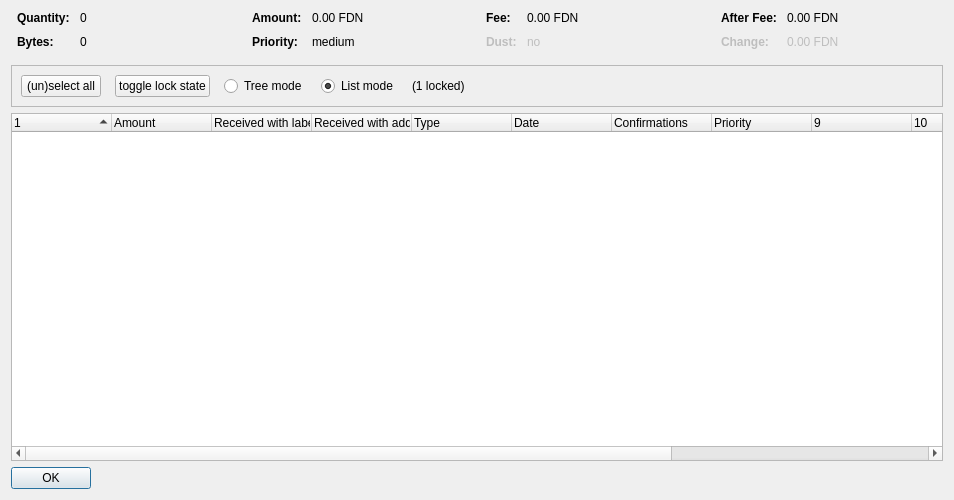
<?xml version="1.0" encoding="UTF-8"?>
<ui version="4.0">
 <class>CoinControlDialog</class>
 <widget class="QDialog" name="CoinControlDialog">
  <property name="geometry">
   <rect>
    <x>0</x>
    <y>0</y>
    <width>954</width>
    <height>500</height>
   </rect>
  </property>
  <property name="windowTitle">
   <string>Coin Selection</string>
  </property>
  <layout class="QVBoxLayout" name="verticalLayout">
   <item>
    <layout class="QHBoxLayout" name="horizontalLayoutTop" stretch="0,0,0,0">
     <property name="topMargin">
      <number>0</number>
     </property>
     <property name="bottomMargin">
      <number>10</number>
     </property>
     <item>
      <layout class="QFormLayout" name="formLayoutCoinControl1">
       <property name="horizontalSpacing">
        <number>10</number>
       </property>
       <property name="verticalSpacing">
        <number>10</number>
       </property>
       <property name="leftMargin">
        <number>6</number>
       </property>
       <property name="rightMargin">
        <number>6</number>
       </property>
       <item row="0" column="0">
        <widget class="QLabel" name="labelCoinControlQuantityText">
         <property name="font">
          <font>
           <weight>75</weight>
           <bold>true</bold>
          </font>
         </property>
         <property name="text">
          <string>Quantity:</string>
         </property>
        </widget>
       </item>
       <item row="0" column="1">
        <widget class="QLabel" name="labelCoinControlQuantity">
         <property name="cursor">
          <cursorShape>IBeamCursor</cursorShape>
         </property>
         <property name="contextMenuPolicy">
          <enum>Qt::ActionsContextMenu</enum>
         </property>
         <property name="text">
          <string notr="true">0</string>
         </property>
         <property name="textInteractionFlags">
          <set>Qt::LinksAccessibleByMouse|Qt::TextSelectableByKeyboard|Qt::TextSelectableByMouse</set>
         </property>
        </widget>
       </item>
       <item row="1" column="0">
        <widget class="QLabel" name="labelCoinControlBytesText">
         <property name="font">
          <font>
           <weight>75</weight>
           <bold>true</bold>
          </font>
         </property>
         <property name="text">
          <string>Bytes:</string>
         </property>
        </widget>
       </item>
       <item row="1" column="1">
        <widget class="QLabel" name="labelCoinControlBytes">
         <property name="cursor">
          <cursorShape>IBeamCursor</cursorShape>
         </property>
         <property name="contextMenuPolicy">
          <enum>Qt::ActionsContextMenu</enum>
         </property>
         <property name="text">
          <string notr="true">0</string>
         </property>
         <property name="textInteractionFlags">
          <set>Qt::LinksAccessibleByMouse|Qt::TextSelectableByKeyboard|Qt::TextSelectableByMouse</set>
         </property>
        </widget>
       </item>
      </layout>
     </item>
     <item>
      <layout class="QFormLayout" name="formLayoutCoinControl2">
       <property name="horizontalSpacing">
        <number>10</number>
       </property>
       <property name="verticalSpacing">
        <number>10</number>
       </property>
       <property name="leftMargin">
        <number>6</number>
       </property>
       <property name="rightMargin">
        <number>6</number>
       </property>
       <item row="0" column="0">
        <widget class="QLabel" name="labelCoinControlAmountText">
         <property name="font">
          <font>
           <weight>75</weight>
           <bold>true</bold>
          </font>
         </property>
         <property name="text">
          <string>Amount:</string>
         </property>
        </widget>
       </item>
       <item row="0" column="1">
        <widget class="QLabel" name="labelCoinControlAmount">
         <property name="cursor">
          <cursorShape>IBeamCursor</cursorShape>
         </property>
         <property name="contextMenuPolicy">
          <enum>Qt::ActionsContextMenu</enum>
         </property>
         <property name="text">
          <string notr="true">0.00 FDN</string>
         </property>
         <property name="textInteractionFlags">
          <set>Qt::LinksAccessibleByMouse|Qt::TextSelectableByKeyboard|Qt::TextSelectableByMouse</set>
         </property>
        </widget>
       </item>
       <item row="1" column="0">
        <widget class="QLabel" name="labelCoinControlPriorityText">
         <property name="font">
          <font>
           <weight>75</weight>
           <bold>true</bold>
          </font>
         </property>
         <property name="text">
          <string>Priority:</string>
         </property>
        </widget>
       </item>
       <item row="1" column="1">
        <widget class="QLabel" name="labelCoinControlPriority">
         <property name="cursor">
          <cursorShape>IBeamCursor</cursorShape>
         </property>
         <property name="contextMenuPolicy">
          <enum>Qt::ActionsContextMenu</enum>
         </property>
         <property name="text">
          <string>medium</string>
         </property>
         <property name="textInteractionFlags">
          <set>Qt::LinksAccessibleByMouse|Qt::TextSelectableByKeyboard|Qt::TextSelectableByMouse</set>
         </property>
        </widget>
       </item>
      </layout>
     </item>
     <item>
      <layout class="QFormLayout" name="formLayoutCoinControl3">
       <property name="horizontalSpacing">
        <number>10</number>
       </property>
       <property name="verticalSpacing">
        <number>10</number>
       </property>
       <property name="leftMargin">
        <number>6</number>
       </property>
       <property name="rightMargin">
        <number>6</number>
       </property>
       <item row="0" column="0">
        <widget class="QLabel" name="labelCoinControlFeeText">
         <property name="font">
          <font>
           <weight>75</weight>
           <bold>true</bold>
          </font>
         </property>
         <property name="text">
          <string>Fee:</string>
         </property>
        </widget>
       </item>
       <item row="0" column="1">
        <widget class="QLabel" name="labelCoinControlFee">
         <property name="cursor">
          <cursorShape>IBeamCursor</cursorShape>
         </property>
         <property name="contextMenuPolicy">
          <enum>Qt::ActionsContextMenu</enum>
         </property>
         <property name="text">
          <string notr="true">0.00 FDN</string>
         </property>
         <property name="textInteractionFlags">
          <set>Qt::LinksAccessibleByMouse|Qt::TextSelectableByKeyboard|Qt::TextSelectableByMouse</set>
         </property>
        </widget>
       </item>
       <item row="1" column="0">
        <widget class="QLabel" name="labelCoinControlLowOutputText">
         <property name="enabled">
          <bool>false</bool>
         </property>
         <property name="font">
          <font>
           <weight>75</weight>
           <bold>true</bold>
          </font>
         </property>
         <property name="text">
          <string>Dust:</string>
         </property>
        </widget>
       </item>
       <item row="1" column="1">
        <widget class="QLabel" name="labelCoinControlLowOutput">
         <property name="enabled">
          <bool>false</bool>
         </property>
         <property name="cursor">
          <cursorShape>IBeamCursor</cursorShape>
         </property>
         <property name="contextMenuPolicy">
          <enum>Qt::ActionsContextMenu</enum>
         </property>
         <property name="text">
          <string>no</string>
         </property>
         <property name="textInteractionFlags">
          <set>Qt::LinksAccessibleByMouse|Qt::TextSelectableByKeyboard|Qt::TextSelectableByMouse</set>
         </property>
        </widget>
       </item>
      </layout>
     </item>
     <item>
      <layout class="QFormLayout" name="formLayoutCoinControl4">
       <property name="horizontalSpacing">
        <number>10</number>
       </property>
       <property name="verticalSpacing">
        <number>10</number>
       </property>
       <property name="leftMargin">
        <number>6</number>
       </property>
       <property name="rightMargin">
        <number>6</number>
       </property>
       <item row="0" column="0">
        <widget class="QLabel" name="labelCoinControlAfterFeeText">
         <property name="font">
          <font>
           <weight>75</weight>
           <bold>true</bold>
          </font>
         </property>
         <property name="text">
          <string>After Fee:</string>
         </property>
        </widget>
       </item>
       <item row="0" column="1">
        <widget class="QLabel" name="labelCoinControlAfterFee">
         <property name="cursor">
          <cursorShape>IBeamCursor</cursorShape>
         </property>
         <property name="contextMenuPolicy">
          <enum>Qt::ActionsContextMenu</enum>
         </property>
         <property name="text">
          <string notr="true">0.00 FDN</string>
         </property>
         <property name="textInteractionFlags">
          <set>Qt::LinksAccessibleByMouse|Qt::TextSelectableByKeyboard|Qt::TextSelectableByMouse</set>
         </property>
        </widget>
       </item>
       <item row="1" column="0">
        <widget class="QLabel" name="labelCoinControlChangeText">
         <property name="enabled">
          <bool>false</bool>
         </property>
         <property name="font">
          <font>
           <weight>75</weight>
           <bold>true</bold>
          </font>
         </property>
         <property name="text">
          <string>Change:</string>
         </property>
        </widget>
       </item>
       <item row="1" column="1">
        <widget class="QLabel" name="labelCoinControlChange">
         <property name="enabled">
          <bool>false</bool>
         </property>
         <property name="cursor">
          <cursorShape>IBeamCursor</cursorShape>
         </property>
         <property name="contextMenuPolicy">
          <enum>Qt::ActionsContextMenu</enum>
         </property>
         <property name="text">
          <string notr="true">0.00 FDN</string>
         </property>
         <property name="textInteractionFlags">
          <set>Qt::LinksAccessibleByMouse|Qt::TextSelectableByKeyboard|Qt::TextSelectableByMouse</set>
         </property>
        </widget>
       </item>
      </layout>
     </item>
    </layout>
   </item>
   <item>
    <widget class="QFrame" name="frame">
     <property name="minimumSize">
      <size>
       <width>0</width>
       <height>40</height>
      </size>
     </property>
     <property name="frameShape">
      <enum>QFrame::StyledPanel</enum>
     </property>
     <property name="frameShadow">
      <enum>QFrame::Sunken</enum>
     </property>
     <layout class="QHBoxLayout" name="horizontalLayout">
      <item>
       <layout class="QHBoxLayout" name="horizontalLayoutPanel" stretch="0,0,0,0,0,0">
        <property name="spacing">
         <number>14</number>
        </property>
        <item>
         <widget class="QPushButton" name="pushButtonSelectAll">
          <property name="sizePolicy">
           <sizepolicy hsizetype="Maximum" vsizetype="Fixed">
            <horstretch>0</horstretch>
            <verstretch>0</verstretch>
           </sizepolicy>
          </property>
          <property name="text">
           <string>(un)select all</string>
          </property>
          <property name="autoDefault">
           <bool>false</bool>
          </property>
         </widget>
        </item>
        <item>
         <widget class="QPushButton" name="pushButtonToggleLock">
          <property name="sizePolicy">
           <sizepolicy hsizetype="Maximum" vsizetype="Fixed">
            <horstretch>0</horstretch>
            <verstretch>0</verstretch>
           </sizepolicy>
          </property>
          <property name="text">
           <string>toggle lock state</string>
          </property>
          <property name="autoDefault">
           <bool>false</bool>
          </property>
         </widget>
        </item>
        <item>
         <widget class="QRadioButton" name="radioTreeMode">
          <property name="sizePolicy">
           <sizepolicy hsizetype="Maximum" vsizetype="Fixed">
            <horstretch>0</horstretch>
            <verstretch>0</verstretch>
           </sizepolicy>
          </property>
          <property name="text">
           <string>Tree mode</string>
          </property>
         </widget>
        </item>
        <item>
         <widget class="QRadioButton" name="radioListMode">
          <property name="sizePolicy">
           <sizepolicy hsizetype="Maximum" vsizetype="Fixed">
            <horstretch>0</horstretch>
            <verstretch>0</verstretch>
           </sizepolicy>
          </property>
          <property name="text">
           <string>List mode</string>
          </property>
          <property name="checked">
           <bool>true</bool>
          </property>
         </widget>
        </item>
        <item>
         <widget class="QLabel" name="labelLocked">
          <property name="text">
           <string>(1 locked)</string>
          </property>
         </widget>
        </item>
        <item>
         <spacer name="horizontalSpacer">
          <property name="orientation">
           <enum>Qt::Horizontal</enum>
          </property>
          <property name="sizeHint" stdset="0">
           <size>
            <width>40</width>
            <height>20</height>
           </size>
          </property>
         </spacer>
        </item>
       </layout>
      </item>
     </layout>
    </widget>
   </item>
   <item>
    <widget class="CoinControlTreeWidget" name="treeWidget">
     <property name="contextMenuPolicy">
      <enum>Qt::CustomContextMenu</enum>
     </property>
     <property name="sortingEnabled">
      <bool>false</bool>
     </property>
     <property name="columnCount">
      <number>13</number>
     </property>
     <attribute name="headerShowSortIndicator" stdset="0">
      <bool>true</bool>
     </attribute>
     <attribute name="headerStretchLastSection">
      <bool>false</bool>
     </attribute>
     <column>
      <property name="text">
       <string/>
      </property>
     </column>
     <column>
      <property name="text">
       <string>Amount</string>
      </property>
     </column>
     <column>
      <property name="text">
       <string>Received with label</string>
      </property>
     </column>
     <column>
      <property name="text">
       <string>Received with address</string>
      </property>
     </column>
     <column>
      <property name="text">
       <string>Type</string>
      </property>
     </column>
     <column>
      <property name="text">
       <string>Date</string>
      </property>
     </column>
     <column>
      <property name="text">
       <string>Confirmations</string>
      </property>
      <property name="toolTip">
       <string>Confirmed</string>
      </property>
     </column>
     <column>
      <property name="text">
       <string>Priority</string>
      </property>
     </column>
     <column>
      <property name="text">
       <string/>
      </property>
     </column>
     <column>
      <property name="text">
       <string/>
      </property>
     </column>
     <column>
      <property name="text">
       <string/>
      </property>
     </column>
     <column>
      <property name="text">
       <string/>
      </property>
     </column>
     <column>
      <property name="text">
       <string/>
      </property>
     </column>
    </widget>
   </item>
   <item>
    <widget class="QDialogButtonBox" name="buttonBox">
     <property name="sizePolicy">
      <sizepolicy hsizetype="Maximum" vsizetype="Fixed">
       <horstretch>0</horstretch>
       <verstretch>0</verstretch>
      </sizepolicy>
     </property>
     <property name="orientation">
      <enum>Qt::Horizontal</enum>
     </property>
     <property name="standardButtons">
      <set>QDialogButtonBox::Ok</set>
     </property>
    </widget>
   </item>
  </layout>
 </widget>
 <customwidgets>
  <customwidget>
   <class>CoinControlTreeWidget</class>
   <extends>QTreeWidget</extends>
   <header>coincontroltreewidget.h</header>
  </customwidget>
 </customwidgets>
 <resources/>
 <connections/>
</ui>
